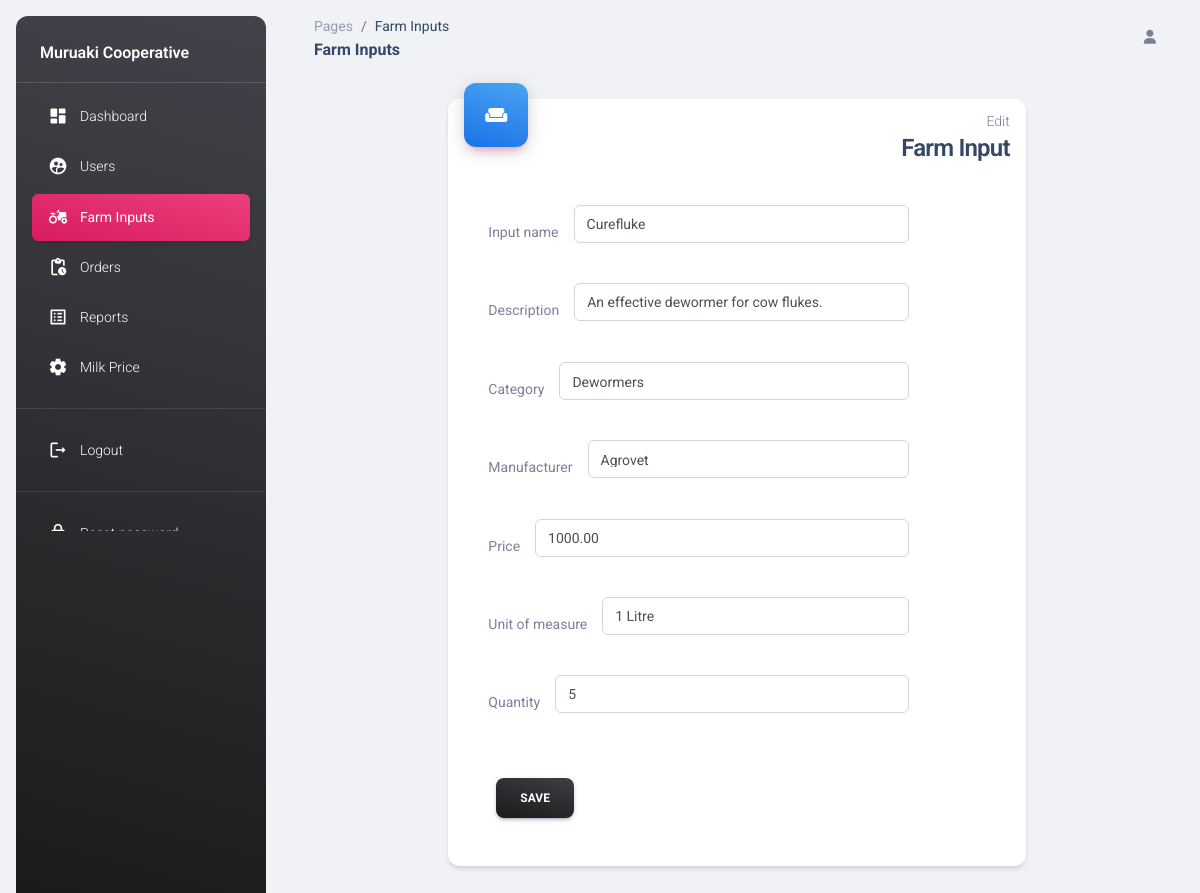
The app's page /modules/admin/editinput.php?inputid=1 with its own data.
### tables this page shows
CREATE TABLE `farm_inputs` (
  `id` int(10) NOT NULL,
  `name` varchar(50) NOT NULL,
  `description` text NOT NULL,
  `category_id` int(10) NOT NULL,
  `manufacturer_id` varchar(50) NOT NULL,
  `price` decimal(10,2) NOT NULL,
  `unit_of_measure` varchar(10) NOT NULL,
  `quantity` int(10) NOT NULL,
  `sold` int(10) NOT NULL,
  `photo` varchar(100) DEFAULT NULL,
  `date` date NOT NULL,
  `modified` date NOT NULL
);

### objects/input.php (called while the page is built, shortened)
<?php
class FarmInput{
  private $conn;
  private $table_name = "farm_inputs";
	public $id;
    public function __construct($db){
        $this->conn = $db;
    }
	public function readOneFarmInput(){
      $query = "SELECT i.id, i.photo, i.name, i.description, c.id as category_id, c.name as category,m.id as manufacturer_id, m.name as manufacturer, i.price, i.unit_of_measure, i.quantity, i.sold,  i.date, i.modified
                  FROM " . $this->table_name . " as i
                  LEFT JOIN
                        input_category c
                        ON
                            i.category_id = c.id
                  LEFT JOIN
                        manufacturer m
                        ON
                            i.manufacturer_id = m.id
                  WHERE i.id = :id";
      $stmt = $this->conn->prepare( $query );
      $stmt->bindParam(":id", $this->id);
      $stmt->execute();
      $count = $stmt->rowCount();
      if($count > 0){
        $row = $stmt->fetch(PDO::FETCH_ASSOC);
        extract($row);
        $this->name = $name;
        $this->description = $description;
        $this->price = $price;
        $this->unit_of_measure = $unit_of_measure;
        $this->quantity = $quantity;
        $this->category_id = $category_id;
        $this->manufacturer_id = $manufacturer_id;
        return true;
      }
      else{
        return false;
      }
   }
}
?>

### objects/category.php (called while the page is built, shortened)
<?php
class Category{
  private $conn;
  private $table_name = "input_category";
    public function __construct($db){
        $this->conn = $db;
    }
  public function readAllCategories(){
    $query = "SELECT *
    FROM " . $this->table_name . "
    ORDER BY id";
    $stmt = $this->conn->prepare( $query );
    $stmt->execute();
    return $stmt;
  }
}
?>

### objects/manufacturer.php (called while the page is built, shortened)
<?php
class Manufacturer{
  private $conn;
  private $table_name = "manufacturer";
    public function __construct($db){
        $this->conn = $db;
    }
  public function readAllManufacturers(){
    $query = "SELECT *
    FROM " . $this->table_name . "
    ORDER BY id";
    $stmt = $this->conn->prepare( $query );
    $stmt->execute();
    return $stmt;
  }
}
?>

### modules/admin/editinput.php (the view, shortened to what this page needs)
<?php
include_once '../../objects/category.php';
include_once '../../objects/input.php';
include_once '../../objects/manufacturer.php';
$database = new Database();
$db = $database->getConnection();
$category = new Category($db);
$manufacturer = new Manufacturer($db);
$farminput = new FarmInput($db);
$farminput->id = isset($_GET["inputid"]) ? $_GET['inputid'] : exit;
$farminput->readOneFarmInput();
?>
<?php include_once'layout_header.php';?>
<aside class="sidenav navbar navbar-vertical navbar-expand-xs border-0 border-radius-xl my-3 fixed-start ms-3   bg-gradient-dark" id="sidenav-main">
  <p class="text-white text-bold mt-4 px-4">Muruaki Cooperative</p>
    <hr class="horizontal light mt-0 mb-2">
    <div class="collapse navbar-collapse  w-auto  max-height-vh-100" id="sidenav-collapse-main">
      <ul class="navbar-nav">
        <li class="nav-item">
          <a class="nav-link text-white" href="./dashboard.php">
            <div class="text-white text-center me-2 d-flex align-items-center justify-content-center">
              <i class="material-icons opacity-10">dashboard</i>
            </div>
            <span class="nav-link-text ms-1">Dashboard</span>
          </a>
        </li>
        <li class="nav-item">
          <a class="nav-link text-white " href="./users.php">
            <div class="text-white text-center me-2 d-flex align-items-center justify-content-center">
              <i class="material-icons opacity-10">supervised_user_circle</i>
            </div>
            <span class="nav-link-text ms-1">Users</span>
          </a>
        </li>
        <li class="nav-item">
          <a class="nav-link active bg-gradient-primary text-white " href="./inputs.php">
            <div class="text-white text-center me-2 d-flex align-items-center justify-content-center">
              <i class="material-icons opacity-10">agriculture</i>
            </div>
            <span class="nav-link-text ms-1">Farm Inputs</span>
          </a>
        </li>
        <li class="nav-item">
          <a class="nav-link text-white " href="./orders.php">
            <div class="text-white text-center me-2 d-flex align-items-center justify-content-center">
              <i class="material-icons opacity-10">pending_actions</i>
            </div>
            <span class="nav-link-text ms-1">Orders</span>
          </a>
        </li>
        <li class="nav-item">
          <a class="nav-link text-white " href="./reports.php">
            <div class="text-white text-center me-2 d-flex align-items-center justify-content-center">
              <i class="material-icons opacity-10">list_alt</i>
            </div>
            <span class="nav-link-text ms-1">Reports</span>
          </a>
        </li>
        <li class="nav-item">
          <a class="nav-link text-white " href="./settings.php">
            <div class="text-white text-center me-2 d-flex align-items-center justify-content-center">
              <i class="material-icons opacity-10">settings</i>
            </div>
            <span class="nav-link-text ms-1">Milk Price</span>
          </a>
        </li>
        <hr>
        <li class="nav-item">
          <a class="nav-link text-white " href="../../auth/logout.php">
            <div class="text-white text-center me-2 d-flex align-items-center justify-content-center">
              <i class="material-icons opacity-10">logout</i>
            </div>
            <span class="nav-link-text ms-1">Logout</span>
          </a>
        </li>
        <hr>
        <li class="nav-item">
          <a class="nav-link text-white " href="../../auth/reset_password_initial.php">
            <div class="text-white text-center me-2 d-flex align-items-center justify-content-center">
              <i class="material-icons opacity-10">lock</i>
            </div>
            <span class="nav-link-text ms-1">Reset password</span>
          </a>
        </li>
      </ul>
    </div>
  </aside>
  <main class="main-content position-relative max-height-vh-100 h-100 border-radius-lg ">
    <nav class="navbar navbar-main navbar-expand-lg px-0 mx-4 shadow-none border-radius-xl" id="navbarBlur" navbar-scroll="true">
      <div class="container-fluid py-1 px-3">
        <nav aria-label="breadcrumb">
          <ol class="breadcrumb bg-transparent mb-0 pb-0 pt-1 px-0 me-sm-6 me-5">
            <li class="breadcrumb-item text-sm"><a class="opacity-5 text-dark" href="javascript:;">Pages</a></li>
            <li class="breadcrumb-item text-sm text-dark active" aria-current="page">Farm Inputs</li>
          </ol>
          <h6 class="font-weight-bolder mb-0">Farm Inputs</h6>
        </nav>
        <div class="collapse justify-content-end navbar-collapse mt-sm-0 mt-2 me-md-0 me-sm-4" id="navbar">
          <ul class="navbar-nav  justify-content-end">
          <li class="nav-item d-flex align-items-center">
              <a href="javascript:;" class="nav-link text-body font-weight-bold px-0">
                <i class="fa fa-user me-sm-1"></i>
              </a>
            </li>
          </ul>
        </div>
      </div>
    </nav>
    <div class="container-fluid py-4">
      <div class="row mb-4">
      <div class="col-8 mx-auto mb-xl-0 mb-4">
          <div class="card">
            <div class="card-header p-3 pt-2">
              <div class="icon icon-lg icon-shape bg-gradient-info shadow-primary text-center border-radius-xl mt-n4 position-absolute">
                <i class="material-icons opacity-10">weekend</i>
              </div>
              <div class="text-end pt-1">
                <p class="text-sm mb-0 text-capitalize">Edit</p>
                <h4 class="mb-0">Farm Input</h4>
              </div>
            </div>
            <div class="row p-4">
                <div class="col-10">
                  <form action="editinput.php?inputid= <?php echo $_GET['inputid']; ?>" method="post">
                  <div class="input-group input-group-outline mb-4">
              <label class="m-3">Input name</label>
              <input type="text" class="form-control" value="<?php echo $farminput->name; ?>" name="input_name" required>
            </div>
            <div class="input-group input-group-outline mb-4">
              <label class="m-3">Description</label>
              <input type="text" class="form-control" value="<?php echo $farminput->description; ?>" name="input_description" required>
            </div>
            <div class="input-group input-group-outline mb-4">
              <label class="m-3">Category</label>
              <select class="form-control"  name="input_category" required>
                <?php
                 $stmt = $category->readAllCategories();
                 if($stmt->rowCount() > 0){
                   while($row = $stmt->fetch(PDO::FETCH_ASSOC)){
                     extract($row);
                     $selected_category = ($id == $farminput->category_id) ? 'selected="selected"' : '';
                     echo " <option value='{$id}' {$selected_category} >{$name}</option>";
                   }
                 }else{
                   echo "No categories found";
                 }
                ?>
              </select>
            </div>
            <div class="input-group input-group-outline mb-4">
              <label class="m-3">Manufacturer</label>
              <select class="form-control"  name="input_manufacturer" required>
                <?php
                 $stmt = $manufacturer->readAllManufacturers();
                 if($stmt->rowCount() > 0){
                   while($row = $stmt->fetch(PDO::FETCH_ASSOC)){
                     extract($row);
                     $selected_manufacturer = ($id == $farminput->manufacturer_id) ? 'selected="selected"' : '';
                     echo " <option value='{$id}'  {$selected_manufacturer} >{$name}</option>";
                   }
                 }else{
                   echo "No manufacturers found";
                 }
                ?>
              </select>
            </div>
            <div class="input-group input-group-outline mb-4">
              <label class="m-3">Price</label>
              <input type="number" class="form-control" value="<?php echo $farminput->price; ?>" min="1" name="input_price" required>
            </div>
            <div class="input-group input-group-outline mb-4">
              <label class="m-3">Unit of measure</label>
              <input type="text" class="form-control" value="<?php echo $farminput->unit_of_measure; ?>" name="input_unitofmeasure" required>
            </div>
            <div class="input-group input-group-outline mb-4">
              <label class="m-3">Quantity</label>
              <input type="number" class="form-control" value="<?php echo $farminput->quantity; ?>" min="1" name="input_quantity" required>
            </div>
                  <button class="btn bg-gradient-dark m-4" type="submit">Save</button>
                  </form>
                </div>
            </div>
          </div>
        </div>
      </div>
      </div>
<?php include_once'layout_footer.php'; ?>

### assets/css/nucleo-svg.css (style rules this page uses)
.icon { display: inline-block; color: #111111; height: 1em; width: 1em; }
.icon-lg { height: 1.6em; width: 1.6em; }
.icon { fill: currentColor; stroke: none; }

### records on screen
farm_inputs: input_name "Curefluke", input_description "An effective dewormer for cow flukes.", input_price "1000.00", input_unitofmeasure "1 Litre", input_quantity "5"

### other values on screen
form field input_category "Dewormers"
form field input_manufacturer "Agrovet"
